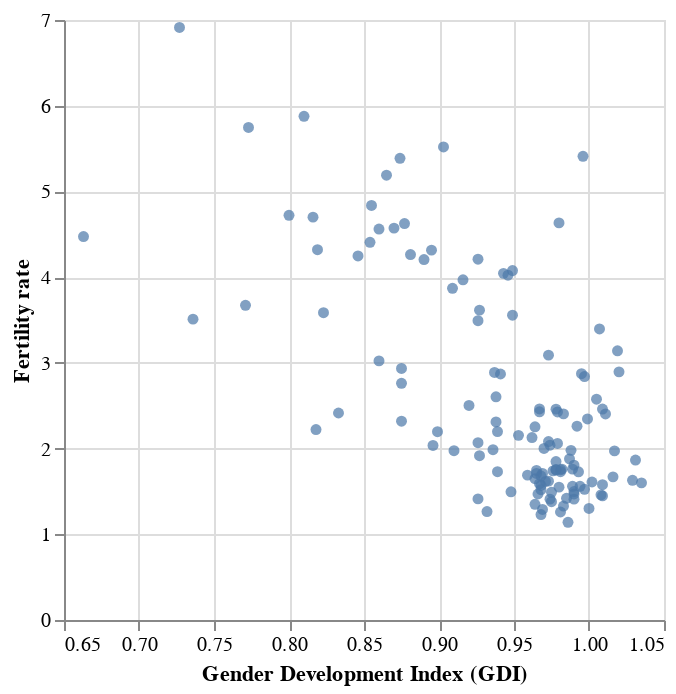

This figure's notebook cell:
### Markdown cell above
#### GDI and fertility rate

### Code cell
base = alt.Chart(data)
    
scatter_gdi = base.mark_circle().encode( 
    x = alt.X("gdi:Q",
              scale = alt.Scale(zero = False),
              title = "Gender Development Index (GDI)"), 
    y = alt.Y("fertility_total:Q",
              title = "Fertility rate")
).properties(
    width = 300,
    height = 300)

scatter_gdi

### Figure 1 — Vega-Lite specification as saved in the notebook (floating-point values rounded to 4 significant figures; data arrays with more than 128 entries replaced by an {"elided": "..."} marker saying what was removed)
{"$schema": "https://vega.github.io/schema/vega-lite/v4.17.0.json", "config": {"view": {"continuousHeight": 300, "continuousWidth": 400}}, "data": {"name": "data-6cd1456596c1f74e121582c365026ae5"}, "datasets": {"data-6cd1456596c1f74e121582c365026ae5": {"elided": "129 records"}}, "encoding": {"x": {"field": "gdi", "scale": {"zero": false}, "title": "Gender Development Index (GDI)", "type": "quantitative"}, "y": {"field": "fertility_total", "title": "Fertility rate", "type": "quantitative"}}, "height": 300, "mark": "circle", "width": 300}
